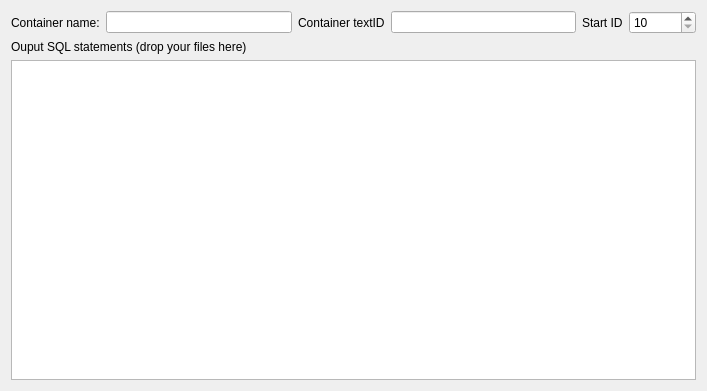
<?xml version="1.0" encoding="UTF-8"?>
<ui version="4.0">
 <class>LotusMainWindow</class>
 <widget class="QMainWindow" name="LotusMainWindow">
  <property name="geometry">
   <rect>
    <x>0</x>
    <y>0</y>
    <width>707</width>
    <height>391</height>
   </rect>
  </property>
  <property name="windowTitle">
   <string>LotusMainWindow</string>
  </property>
  <widget class="QWidget" name="centralWidget">
   <layout class="QVBoxLayout" name="verticalLayout">
    <item>
     <layout class="QHBoxLayout" name="horizontalLayout">
      <item>
       <widget class="QLabel" name="label">
        <property name="text">
         <string>Container name:</string>
        </property>
       </widget>
      </item>
      <item>
       <widget class="QLineEdit" name="m_containerLabel"/>
      </item>
      <item>
       <widget class="QLabel" name="label_2">
        <property name="text">
         <string>Container textID</string>
        </property>
       </widget>
      </item>
      <item>
       <widget class="QLineEdit" name="m_containerTextId"/>
      </item>
      <item>
       <widget class="QLabel" name="label_3">
        <property name="text">
         <string>Start ID</string>
        </property>
       </widget>
      </item>
      <item>
       <widget class="QSpinBox" name="m_startId">
        <property name="minimum">
         <number>10</number>
        </property>
        <property name="maximum">
         <number>99000000</number>
        </property>
        <property name="singleStep">
         <number>1000</number>
        </property>
       </widget>
      </item>
     </layout>
    </item>
    <item>
     <layout class="QVBoxLayout" name="verticalLayout_2">
      <item>
       <widget class="QLabel" name="label_4">
        <property name="text">
         <string>Ouput SQL statements (drop your files here)</string>
        </property>
       </widget>
      </item>
      <item>
       <widget class="QPlainTextEdit" name="m_outputSql"/>
      </item>
     </layout>
    </item>
   </layout>
  </widget>
 </widget>
 <layoutdefault spacing="6" margin="11"/>
 <resources/>
 <connections/>
</ui>
